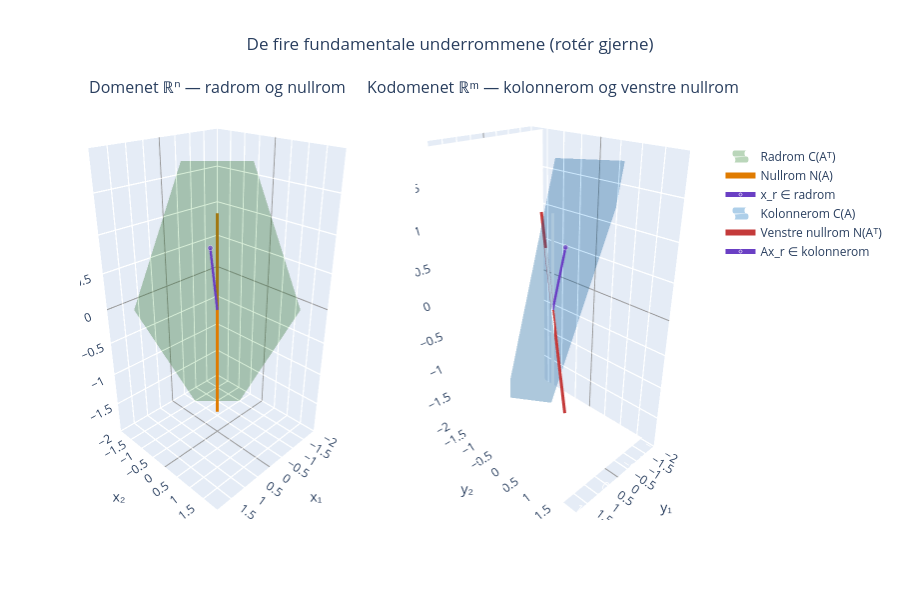

Here is the notebook cell this chart was saved with:
### Markdown cell above
## De fire underrommene

### Code cell
import numpy as np
import plotly.graph_objects as go
from plotly.subplots import make_subplots
from sympy import Matrix
from IPython.display import display, Math, Markdown

A = Matrix([[1, 1, 2],
            [2, 1, 3],
            [3, 2, 5]])

rref_A, pivots = A.rref()
r = len(pivots)

null_vecs  = A.nullspace()
left_null  = A.T.nullspace()
row_basis  = [np.array(rref_A.row(i).tolist()[0], dtype=float) for i in range(r)]
col_basis  = [np.array(A.col(i).tolist(), dtype=float).flatten() for i in pivots]
n_vec      = np.array(null_vecs[0].tolist(), dtype=float).flatten()
ln_vec     = np.array(left_null[0].tolist(), dtype=float).flatten()

n_vec  /= np.linalg.norm(n_vec)
ln_vec /= np.linalg.norm(ln_vec)

display(Math(r'A = ' + str(A.tolist()).replace('[','\\begin{bmatrix}').replace(']','\\end{bmatrix}')))
display(Markdown(f"Rang $r$ = **{r}**, nullitet = **{3 - r}**"))

def plane_traces(basis_vecs, color, name, opacity=0.35):
    """Tegn et plan spent ut av to basisvektorer"""
    b1, b2 = basis_vecs[0], basis_vecs[1]
    s = t = np.linspace(-1.5, 1.5, 30)
    S, T = np.meshgrid(s, t)
    X = S * b1[0] + T * b2[0]
    Y = S * b1[1] + T * b2[1]
    Z = S * b1[2] + T * b2[2]
    return go.Surface(x=X, y=Y, z=Z,
                      colorscale=[[0, color], [1, color]],
                      opacity=opacity, showscale=False,
                      name=name, showlegend=True,
                      hoverinfo='skip')

def line_trace(direction, color, name, width=6):
    """Tegn en linje gjennom origo langs direction"""
    t = np.linspace(-1.8, 1.8, 50)
    d = direction / np.linalg.norm(direction)
    return go.Scatter3d(
        x=t*d[0], y=t*d[1], z=t*d[2],
        mode='lines',
        line=dict(color=color, width=width),
        name=name
    )

def vector_trace(vec, color, name):
    v = vec / np.linalg.norm(vec) * 1.2
    return go.Scatter3d(
        x=[0, v[0]], y=[0, v[1]], z=[0, v[2]],
        mode='lines+markers',
        line=dict(color=color, width=5),
        marker=dict(size=[0, 6], color=color),
        name=name
    )

def axis_layout(title):
    return dict(
        title=title,
        range=[-2, 2],
        showbackground=True,
        gridcolor='rgba(180,180,180,0.5)',
        zerolinecolor='rgba(100,100,100,0.8)',
        zerolinewidth=2
    )

x_r = row_basis[0] * 0.8 + row_basis[1] * 0.5
x_r /= np.linalg.norm(x_r)
Ax_r = np.array((A * Matrix(x_r.tolist())).tolist(), dtype=float).flatten()
Ax_r /= np.linalg.norm(Ax_r)

fig = make_subplots(
    rows=1, cols=2,
    specs=[[{'type': 'scene'}, {'type': 'scene'}]],
    subplot_titles=[
        'Domenet ℝⁿ — radrom og nullrom',
        'Kodomenet ℝᵐ — kolonnerom og venstre nullrom'
    ]
)

fig.add_trace(plane_traces(row_basis, '#3b8c3b', 'Radrom C(Aᵀ)'), row=1, col=1)
fig.add_trace(line_trace(n_vec, '#e07b00', 'Nullrom N(A)'), row=1, col=1)
fig.add_trace(vector_trace(x_r, '#6a3fc4', 'x_r ∈ radrom'), row=1, col=1)

fig.add_trace(plane_traces(col_basis, '#1a78c2', 'Kolonnerom C(A)'), row=1, col=2)
fig.add_trace(line_trace(ln_vec, '#c43a3a', 'Venstre nullrom N(Aᵀ)'), row=1, col=2)
fig.add_trace(vector_trace(Ax_r, '#6a3fc4', 'Ax_r ∈ kolonnerom'), row=1, col=2)

camera = dict(eye=dict(x=1.6, y=1.6, z=1.2))

fig.update_layout(
    height=600,
    title_text='De fire fundamentale underrommene (rotér gjerne)',
    title_x=0.5,
    legend=dict(x=1.05, y=0.9),
    scene=dict(
        xaxis=axis_layout('x₁'), yaxis=axis_layout('x₂'), zaxis=axis_layout('x₃'),
        camera=camera
    ),
    scene2=dict(
        xaxis=axis_layout('y₁'), yaxis=axis_layout('y₂'), zaxis=axis_layout('y₃'),
        camera=camera
    )
)

fig.show()

### Figure 1 — Plotly figure (JSON) as saved in the notebook; plotly's stock layout.template omitted (floating-point values rounded to 4 significant figures; data arrays with more than 128 entries replaced by an {"elided": "..."} marker saying what was removed)
{"data": [{"colorscale": [[0, "#3b8c3b"], [1, "#3b8c3b"]], "hoverinfo": "skip", "name": "Radrom C(Aᵀ)", "opacity": 0.35, "showlegend": true, "showscale": false, "x": {"elided": "30x30 float values"}, "y": {"elided": "30x30 float values"}, "z": {"elided": "30x30 float values"}, "type": "surface", "scene": "scene"}, {"line": {"color": "#e07b00", "width": 6}, "mode": "lines", "name": "Nullrom N(A)", "x": [1.039, 0.9968, 0.9544, 0.912, 0.8696, 0.8271, 0.7847, 0.7423, 0.6999, 0.6575, 0.6151, 0.5726, 0.5302, 0.4878, 0.4454, 0.403, 0.3605, 0.3181, 0.2757, 0.2333, 0.1909, 0.1485, 0.106, 0.06363, 0.02121, -0.02121, -0.06363, -0.106, -0.1485, -0.1909, -0.2333, -0.2757, -0.3181, -0.3605, -0.403, -0.4454, -0.4878, -0.5302, -0.5726, -0.6151, -0.6575, -0.6999, -0.7423, -0.7847, -0.8271, -0.8696, -0.912, -0.9544, -0.9968, -1.039], "y": [1.039, 0.9968, 0.9544, 0.912, 0.8696, 0.8271, 0.7847, 0.7423, 0.6999, 0.6575, 0.6151, 0.5726, 0.5302, 0.4878, 0.4454, 0.403, 0.3605, 0.3181, 0.2757, 0.2333, 0.1909, 0.1485, 0.106, 0.06363, 0.02121, -0.02121, -0.06363, -0.106, -0.1485, -0.1909, -0.2333, -0.2757, -0.3181, -0.3605, -0.403, -0.4454, -0.4878, -0.5302, -0.5726, -0.6151, -0.6575, -0.6999, -0.7423, -0.7847, -0.8271, -0.8696, -0.912, -0.9544, -0.9968, -1.039], "z": [-1.039, -0.9968, -0.9544, -0.912, -0.8696, -0.8271, -0.7847, -0.7423, -0.6999, -0.6575, -0.6151, -0.5726, -0.5302, -0.4878, -0.4454, -0.403, -0.3605, -0.3181, -0.2757, -0.2333, -0.1909, -0.1485, -0.106, -0.06363, -0.02121, 0.02121, 0.06363, 0.106, 0.1485, 0.1909, 0.2333, 0.2757, 0.3181, 0.3605, 0.403, 0.4454, 0.4878, 0.5302, 0.5726, 0.6151, 0.6575, 0.6999, 0.7423, 0.7847, 0.8271, 0.8696, 0.912, 0.9544, 0.9968, 1.039], "type": "scatter3d", "scene": "scene"}, {"line": {"color": "#6a3fc4", "width": 5}, "marker": {"color": "#6a3fc4", "size": [0, 6]}, "mode": "lines+markers", "name": "x_r ∈ radrom", "x": [0, 0.5977], "y": [0, 0.3735], "z": [0, 0.9712], "type": "scatter3d", "scene": "scene"}, {"colorscale": [[0, "#1a78c2"], [1, "#1a78c2"]], "hoverinfo": "skip", "name": "Kolonnerom C(A)", "opacity": 0.35, "showlegend": true, "showscale": false, "x": {"elided": "30x30 float values"}, "y": {"elided": "30x30 float values"}, "z": {"elided": "30x30 float values"}, "type": "surface", "scene": "scene2"}, {"line": {"color": "#c43a3a", "width": 6}, "mode": "lines", "name": "Venstre nullrom N(Aᵀ)", "x": [1.039, 0.9968, 0.9544, 0.912, 0.8696, 0.8271, 0.7847, 0.7423, 0.6999, 0.6575, 0.6151, 0.5726, 0.5302, 0.4878, 0.4454, 0.403, 0.3605, 0.3181, 0.2757, 0.2333, 0.1909, 0.1485, 0.106, 0.06363, 0.02121, -0.02121, -0.06363, -0.106, -0.1485, -0.1909, -0.2333, -0.2757, -0.3181, -0.3605, -0.403, -0.4454, -0.4878, -0.5302, -0.5726, -0.6151, -0.6575, -0.6999, -0.7423, -0.7847, -0.8271, -0.8696, -0.912, -0.9544, -0.9968, -1.039], "y": [1.039, 0.9968, 0.9544, 0.912, 0.8696, 0.8271, 0.7847, 0.7423, 0.6999, 0.6575, 0.6151, 0.5726, 0.5302, 0.4878, 0.4454, 0.403, 0.3605, 0.3181, 0.2757, 0.2333, 0.1909, 0.1485, 0.106, 0.06363, 0.02121, -0.02121, -0.06363, -0.106, -0.1485, -0.1909, -0.2333, -0.2757, -0.3181, -0.3605, -0.403, -0.4454, -0.4878, -0.5302, -0.5726, -0.6151, -0.6575, -0.6999, -0.7423, -0.7847, -0.8271, -0.8696, -0.912, -0.9544, -0.9968, -1.039], "z": [-1.039, -0.9968, -0.9544, -0.912, -0.8696, -0.8271, -0.7847, -0.7423, -0.6999, -0.6575, -0.6151, -0.5726, -0.5302, -0.4878, -0.4454, -0.403, -0.3605, -0.3181, -0.2757, -0.2333, -0.1909, -0.1485, -0.106, -0.06363, -0.02121, 0.02121, 0.06363, 0.106, 0.1485, 0.1909, 0.2333, 0.2757, 0.3181, 0.3605, 0.403, 0.4454, 0.4878, 0.5302, 0.5726, 0.6151, 0.6575, 0.6999, 0.7423, 0.7847, 0.8271, 0.8696, 0.912, 0.9544, 0.9968, 1.039], "type": "scatter3d", "scene": "scene2"}, {"line": {"color": "#6a3fc4", "width": 5}, "marker": {"color": "#6a3fc4", "size": [0, 6]}, "mode": "lines+markers", "name": "Ax_r ∈ kolonnerom", "x": [0, 0.3831], "y": [0, 0.5894], "z": [0, 0.9725], "type": "scatter3d", "scene": "scene2"}], "layout": {"scene": {"domain": {"x": [0.0, 0.45], "y": [0.0, 1.0]}, "xaxis": {"title": {"text": "x₁"}, "range": [-2, 2], "showbackground": true, "gridcolor": "rgba(180,180,180,0.5)", "zerolinecolor": "rgba(100,100,100,0.8)", "zerolinewidth": 2}, "yaxis": {"title": {"text": "x₂"}, "range": [-2, 2], "showbackground": true, "gridcolor": "rgba(180,180,180,0.5)", "zerolinecolor": "rgba(100,100,100,0.8)", "zerolinewidth": 2}, "zaxis": {"title": {"text": "x₃"}, "range": [-2, 2], "showbackground": true, "gridcolor": "rgba(180,180,180,0.5)", "zerolinecolor": "rgba(100,100,100,0.8)", "zerolinewidth": 2}, "camera": {"eye": {"x": 1.6, "y": 1.6, "z": 1.2}}}, "scene2": {"domain": {"x": [0.55, 1.0], "y": [0.0, 1.0]}, "xaxis": {"title": {"text": "y₁"}, "range": [-2, 2], "showbackground": true, "gridcolor": "rgba(180,180,180,0.5)", "zerolinecolor": "rgba(100,100,100,0.8)", "zerolinewidth": 2}, "yaxis": {"title": {"text": "y₂"}, "range": [-2, 2], "showbackground": true, "gridcolor": "rgba(180,180,180,0.5)", "zerolinecolor": "rgba(100,100,100,0.8)", "zerolinewidth": 2}, "zaxis": {"title": {"text": "y₃"}, "range": [-2, 2], "showbackground": true, "gridcolor": "rgba(180,180,180,0.5)", "zerolinecolor": "rgba(100,100,100,0.8)", "zerolinewidth": 2}, "camera": {"eye": {"x": 1.6, "y": 1.6, "z": 1.2}}}, "annotations": [{"font": {"size": 16}, "showarrow": false, "text": "Domenet ℝⁿ — radrom og nullrom", "x": 0.225, "xanchor": "center", "xref": "paper", "y": 1.0, "yanchor": "bottom", "yref": "paper"}, {"font": {"size": 16}, "showarrow": false, "text": "Kodomenet ℝᵐ — kolonnerom og venstre nullrom", "x": 0.775, "xanchor": "center", "xref": "paper", "y": 1.0, "yanchor": "bottom", "yref": "paper"}], "title": {"text": "De fire fundamentale underrommene (rotér gjerne)", "x": 0.5}, "legend": {"x": 1.05, "y": 0.9}, "height": 600}}
